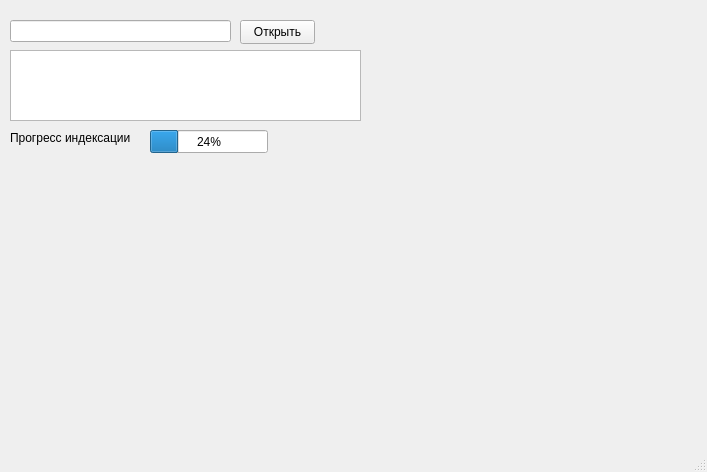
<?xml version="1.0" encoding="UTF-8"?>
<ui version="4.0">
 <class>SerachServer</class>
 <widget class="QMainWindow" name="SerachServer">
  <property name="geometry">
   <rect>
    <x>0</x>
    <y>0</y>
    <width>707</width>
    <height>472</height>
   </rect>
  </property>
  <property name="windowTitle">
   <string>SerachServer</string>
  </property>
  <widget class="QWidget" name="centralwidget">
   <widget class="QLineEdit" name="requestURL">
    <property name="geometry">
     <rect>
      <x>10</x>
      <y>20</y>
      <width>221</width>
      <height>22</height>
     </rect>
    </property>
    <property name="readOnly">
     <bool>true</bool>
    </property>
   </widget>
   <widget class="QPushButton" name="openRequest">
    <property name="geometry">
     <rect>
      <x>240</x>
      <y>20</y>
      <width>75</width>
      <height>24</height>
     </rect>
    </property>
    <property name="text">
     <string>Открыть</string>
    </property>
   </widget>
   <widget class="QTextBrowser" name="requests">
    <property name="geometry">
     <rect>
      <x>10</x>
      <y>50</y>
      <width>351</width>
      <height>71</height>
     </rect>
    </property>
   </widget>
   <widget class="QProgressBar" name="progressBarIndexation">
    <property name="geometry">
     <rect>
      <x>150</x>
      <y>130</y>
      <width>118</width>
      <height>23</height>
     </rect>
    </property>
    <property name="value">
     <number>24</number>
    </property>
   </widget>
   <widget class="QLabel" name="progressLabel">
    <property name="geometry">
     <rect>
      <x>10</x>
      <y>130</y>
      <width>131</width>
      <height>16</height>
     </rect>
    </property>
    <property name="text">
     <string>Прогресс индексации</string>
    </property>
   </widget>
  </widget>
  <widget class="QStatusBar" name="statusbar"/>
 </widget>
 <resources/>
 <connections/>
</ui>
